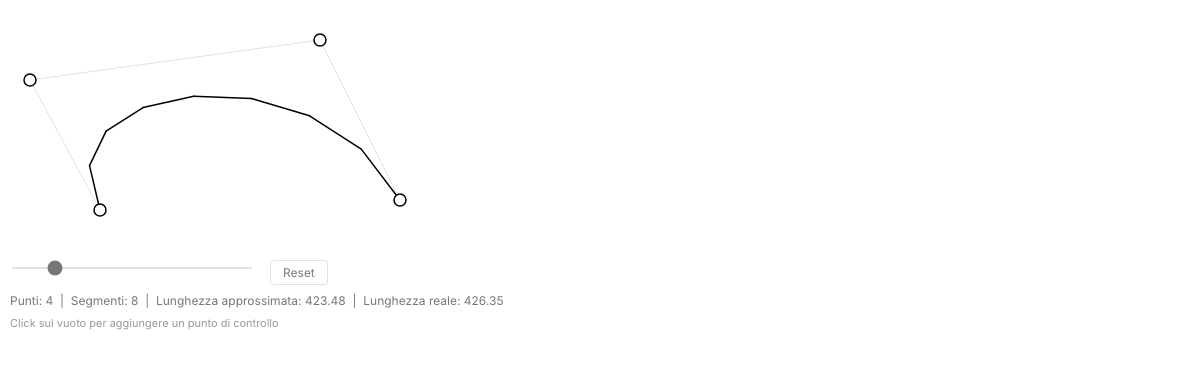
Frame 1 (no input)
Frame 60 (no input): identical to frame 1, image omitted
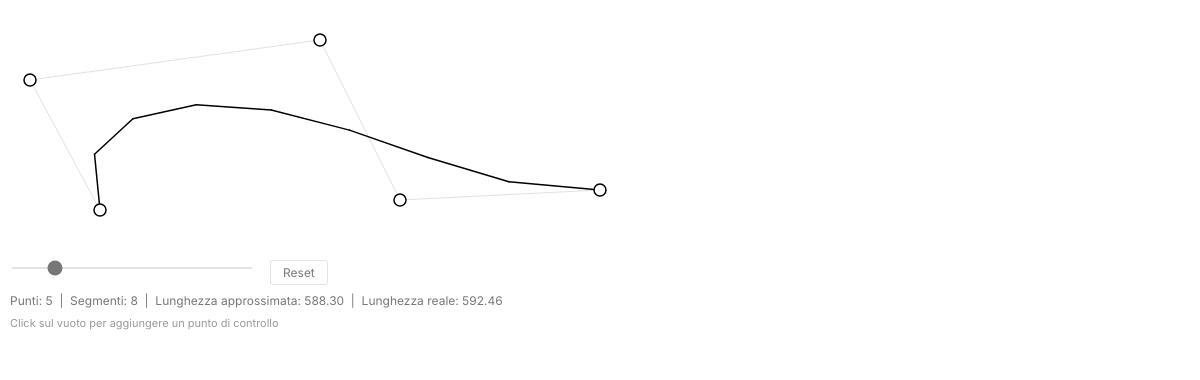
Frame 120 (the mouse pressed at the canvas centre since frame 60)

The p5.js sketch that drew these frames (run headless with seeded random() and noise() and a simulated clock; from frame 60 on, the mouse is pressed at the canvas centre):

// p5.js sketch
// ── sketch.js
// ======================================================
// Bezier Length Approximation — p5.js
// Versione con 4 punti iniziali dinamici
// Testi posizionati sotto al grafico con stile coordinato
// ======================================================

let points = [];
let selectedPoint = null;

let stepsSlider;
let resetButton;

let scaleFactor = 1;
const GRAPHIC_HEIGHT = 250; // Altezza dedicata all'area di disegno della curva

// ======================================================
// SETUP
// ======================================================

function setup() {
  let canvasWidth = windowWidth;
  scaleFactor = canvasWidth / 1800;
  if (scaleFactor < 0.5) scaleFactor = 0.5;

  // Altezza impostata a 380 per includere i testi sotto ai controlli
  createCanvas(canvasWidth, 380);

  resetPoints();

  // Slider segmenti (Stile minimale coordinato)
  stepsSlider = createSlider(2, 40, 8);
  stepsSlider.position(10, GRAPHIC_HEIGHT + 15);
  stepsSlider.style("width", "240px");
  stepsSlider.style("-webkit-appearance", "none");
  stepsSlider.style("appearance", "none");
  stepsSlider.style("height", "2px"); 
  stepsSlider.style("background", "#e2e2e2"); 
  stepsSlider.style("outline", "none");
  stepsSlider.style("accent-color", "#777777"); 

  // Bottone reset (Stile minimale coordinato)
  resetButton = createButton("Reset");
  resetButton.position(270, GRAPHIC_HEIGHT + 10);
  resetButton.style("background", "none");
  resetButton.style("color", "#777777");
  resetButton.style("border", "1px solid #e2e2e2");
  resetButton.style("padding", "4px 12px");
  resetButton.style("cursor", "pointer");
  resetButton.style("font-family", "'Inter', sans-serif");
  resetButton.style("font-size", "12px");
  resetButton.style("border-radius", "3px");

  resetButton.mousePressed(resetPoints);

  textFont("Inter", "sans-serif");
}

// ======================================================
// RESET POINTS
// ======================================================

function resetPoints() {
  // 4 punti iniziali ricollocati dentro la safe zone verticale
  points = [
    createVector(100, GRAPHIC_HEIGHT - 40),
    createVector(30, 80),
    createVector(320, 40),
    createVector(400, GRAPHIC_HEIGHT - 50)
  ];
}

// ======================================================
// TEXT SAFE (Funzione di stile coordinato)
// ======================================================

function drawTextSafe(str, x, y, size, isInstruction = false) {
  push();
  noStroke();
  if (isInstruction) {
    fill(153); // Grigio #999999 per indicazioni secondarie
  } else {
    fill(119); // Grigio #777777 per dati e stringhe principali
  }
  textStyle(NORMAL); 
  textAlign(LEFT);   
  textSize(size);
  text(str, x, y);
  pop();
}

// ======================================================
// DRAW
// ======================================================

function draw() {
  background(255);

  const steps = stepsSlider.value();
  const labelSize = max(12, 13 * scaleFactor);

  // Calcolo delle posizioni verticali del testo sotto ai controlli
  const mainTextY = GRAPHIC_HEIGHT + 55;
  const hintTextY = GRAPHIC_HEIGHT + 77;

  // lunghezza vera approssimata ad alta precisione
  const trueLength = getTrueLength();

  // LUT
  const LUT = [];
  for (let i = 0; i <= steps; i++) {
    const t = i / steps;
    LUT.push(getBezierPoint(points, t));
  }

  // ==================================================
  // skeleton
  // ==================================================
  stroke(226); // Grigio chiaro #e2e2e2 coerente
  strokeWeight(1);
  noFill();

  beginShape();
  for (let p of points) {
    vertex(p.x, p.y);
  }
  endShape();

  // ==================================================
  // curva approssimata
  // ==================================================
  stroke(0);
  strokeWeight(1.5);
  noFill();

  let approxLength = 0;
  for (let i = 1; i < LUT.length; i++) {
    const p0 = LUT[i - 1];
    const p1 = LUT[i];
    line(p0.x, p0.y, p1.x, p1.y);

    approxLength += dist(p0.x, p0.y, p1.x, p1.y);
  }

  // ==================================================
  // control points
  // ==================================================
  stroke(0);
  strokeWeight(1.5);
  fill(255);

  for (let p of points) {
    circle(p.x, p.y, 12);
  }

  // ==================================================
  // testo formattato (SPOSTATO SOTTO AL GRAFICO)
  // ==================================================
  let infoString = `Punti: ${points.length}  |  Segmenti: ${steps}  |  Lunghezza approssimata: ${approxLength.toFixed(2)}  |  Lunghezza reale: ${trueLength.toFixed(2)}`;
  drawTextSafe(infoString, 10, mainTextY, labelSize, false);

  let hintString = "Click sul vuoto per aggiungere un punto di controllo";
  drawTextSafe(hintString, 10, hintTextY, labelSize - 1, true);
}

// ======================================================
// GENERIC BEZIER POINT
// de Casteljau algorithm
// ======================================================

function getBezierPoint(ctrlPoints, t) {
  let temp = ctrlPoints.map(p => p.copy());

  while (temp.length > 1) {
    let next = [];
    for (let i = 0; i < temp.length - 1; i++) {
      next.push(p5.Vector.lerp(temp[i], temp[i + 1], t));
    }
    temp = next;
  }
  return temp[0];
}

// ======================================================
// TRUE LENGTH
// ======================================================

function getTrueLength() {
  let total = 0;
  let prev = getBezierPoint(points, 0);
  const precision = 500;

  for (let i = 1; i <= precision; i++) {
    const t = i / precision;
    const p = getBezierPoint(points, t);
    total += dist(prev.x, prev.y, p.x, p.y);
    prev = p;
  }
  return total;
}

// ======================================================
// DRAGGING + ADD POINTS
// ======================================================

function mousePressed() {
  selectedPoint = null;

  // selezione punto
  for (let p of points) {
    if (dist(mouseX, mouseY, p.x, p.y) < 12) {
      selectedPoint = p;
      return;
    }
  }

  // aggiungi nuovo punto solo all'interno dell'area utile del grafico
  if (mouseY < GRAPHIC_HEIGHT - 10 && mouseY > 10) {
    points.push(createVector(mouseX, mouseY));
  }
}

function mouseDragged() {
  if (selectedPoint) {
    selectedPoint.x = constrain(mouseX, 10, width - 10);
    selectedPoint.y = constrain(mouseY, 10, GRAPHIC_HEIGHT - 10);
  }
}

function mouseReleased() {
  selectedPoint = null;
}

function windowResized() {
  let canvasWidth = windowWidth;
  scaleFactor = canvasWidth / 1800;
  if (scaleFactor < 0.5) scaleFactor = 0.5;

  resizeCanvas(canvasWidth, 380);
}
